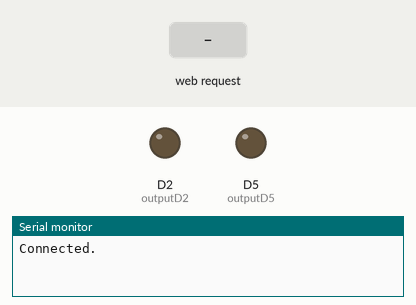
Simulated run of this sketch. Board: ESP8266 (NodeMCU). On the bench: output pins drawn as LEDs (lit = HIGH), the last lines printed to the serial monitor. The inputs (shaded band) are chosen by the test bench. WiFi joins after 1.5 s; servers stay silent unless stated.

Above: at 2.7 s.
2.8 s: HTTP request GET /D5/on received
At 3.8 s:
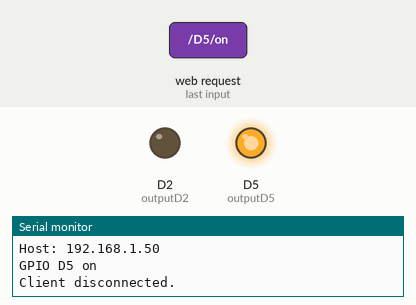
4.3 s: HTTP request GET /D2/on received
At 5.0 s:
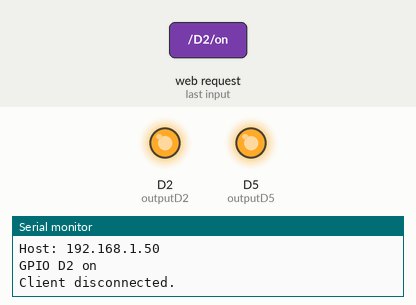
5.8 s: HTTP request GET /D5/off received
At 6.1 s:
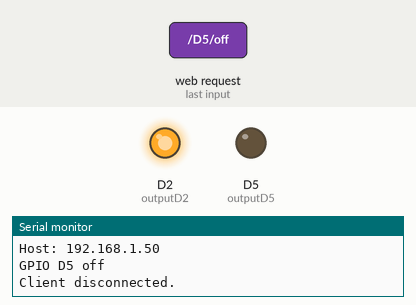
7.3 s: HTTP request GET /D2/off received
At 8.5 s:
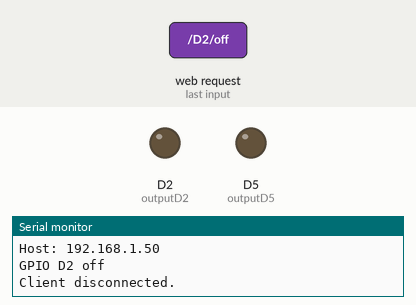
Timing chart, 0 to 9.8 s (numbered marks = the images above; inputs shaded):
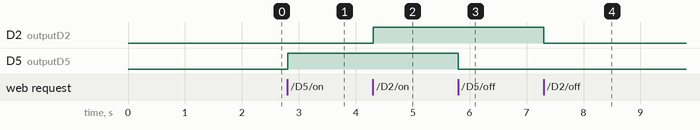

Measured:
- after the input at 2.8 s, D5 (outputD5): LOW → HIGH at once
- after the input at 4.3 s, D2 (outputD2): LOW → HIGH at once
- after the input at 5.8 s, D5 (outputD5): HIGH → LOW at once
- after the input at 7.3 s, D2 (outputD2): HIGH → LOW at once

The sketch:

sketch_nov03a.ino
```cpp
#include <ESP8266WiFi.h>   //  ESP8266 library
#include <DNSServer.h>
#include <ESP8266WebServer.h>
#include <WiFiManager.h>

// Set web server port number to 80
WiFiServer server(80);

// Variable to store the HTTP request
String header;

// Auxiliar variables to store the current output state
String outputD5State = "off";
String outputD2State = "off";

// Assign output variables to GPIO pins
const int outputD5 = D5;
const int outputD2 = D2;

void setup() {
  Serial.begin(115200);

  // Initialize the output variables as outputs
  pinMode(outputD5, OUTPUT);
  pinMode(outputD2, OUTPUT);
  // Set outputs to LOW
  digitalWrite(outputD5, LOW);
  digitalWrite(outputD2, LOW);


 WiFiManager wifiManager;
  wifiManager.autoConnect("AutoConnectAP");
  Serial.println("Connected.");
  server.begin();   // initialize the Server


}

void loop(){

  WiFiClient client = server.available();

  if (client) {
    Serial.println("New Client.");
    String currentLine = "";
    while (client.connected()) {
      if (client.available()) {
        char c = client.read();
        Serial.write(c);
        header += c;
        if (c == '\n') {                    // if the byte is a newline character

          if (currentLine.length() == 0) {
            client.println("HTTP/1.1 200 OK");
            client.println("Content-type:text/html");
            client.println("Connection: close");
            client.println();

            // turns the GPIOs on and off
            if (header.indexOf("GET /D5/on") >= 0) {
              Serial.println("GPIO D5 on");
              outputD5State = "on";
              digitalWrite(outputD5, HIGH);
            } else if (header.indexOf("GET /D5/off") >= 0) {
              Serial.println("GPIO D5 off");
              outputD5State = "off";
              digitalWrite(outputD5, LOW);
            } else if (header.indexOf("GET /D2/on") >= 0) {
              Serial.println("GPIO D2 on");
              outputD2State = "on";
              digitalWrite(outputD2, HIGH);
            } else if (header.indexOf("GET /D2/off") >= 0) {
              Serial.println("GPIO D2 off");
              outputD2State = "off";
              digitalWrite(outputD2, LOW);
            }

            // Display the HTML web page
            client.println("<!DOCTYPE html><html>");
            client.println("<head><meta name=\"viewport\" content=\"width=device-width, initial-scale=1\">");
            client.println("<link rel=\"icon\" href=\"data:,\">");

            client.println("<style>html { font-family: Helvetica; display: inline-block; margin: 0px auto; text-align: center;}");
            client.println(".button { background-color: #195B6A; border: none; color: white; padding: 16px 40px;");
            client.println("text-decoration: none; font-size: 30px; margin: 2px; cursor: pointer;}");
            client.println(".button2 {background-color: #77878A;}</style></head>");

            // Web Page Heading
            client.println("<body><h1>ESP8266 Web Server</h1>");

            // Display current state, and ON/OFF buttons for GPIO D5
            client.println("<p>GPIO D5 - State " + outputD5State + "</p>");
            // If the output5State is off, it displays the ON button
            if (outputD5State=="off") {
              client.println("<p><a href=\"/D5/on\"><button class=\"button\">ON</button></a></p>");
            } else {
              client.println("<p><a href=\"/D5/off\"><button class=\"button button2\">OFF</button></a></p>");
            }

            // Display current state, and ON/OFF buttons for GPIO D2
            client.println("<p>GPIO D2 - State " + outputD2State + "</p>");
            // If the output4State is off, it displays the ON button
            if (outputD2State=="off") {
              client.println("<p><a href=\"/D2/on\"><button class=\"button\">ON</button></a></p>");
            } else {
              client.println("<p><a href=\"/D2/off\"><button class=\"button button2\">OFF</button></a></p>");
            }
            client.println("</body></html>");

            // The HTTP response ends with another blank line
            client.println();
            // Break out of the while loop
            break;
          } else { // if you got a newline, then clear currentLine
            currentLine = "";
          }
        } else if (c != '\r') {  // if you got anything else but a carriage return character,
          currentLine += c;      // add it to the end of the currentLine
        }
      }
    }
    // Clear the header variable
    header = "";
    // Close the connection
    client.stop();
    Serial.println("Client disconnected.");
    Serial.println("");
  }
}
```
